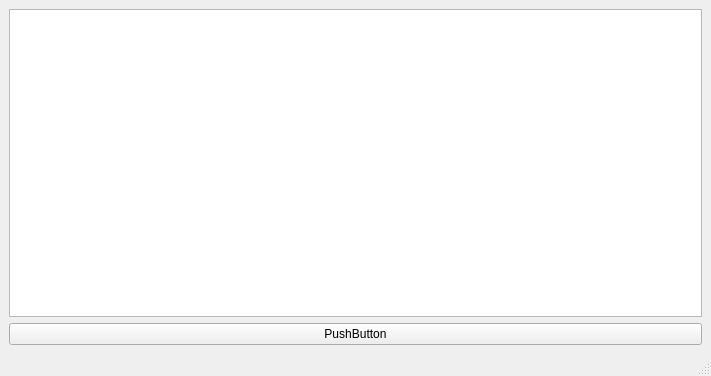
<?xml version="1.0" encoding="UTF-8"?>
<ui version="4.0">
 <class>MainWindow</class>
 <widget class="QMainWindow" name="MainWindow">
  <property name="geometry">
   <rect>
    <x>0</x>
    <y>0</y>
    <width>711</width>
    <height>376</height>
   </rect>
  </property>
  <property name="windowTitle">
   <string>MainWindow</string>
  </property>
  <widget class="QWidget" name="centralwidget">
   <layout class="QVBoxLayout" name="verticalLayout">
    <item>
     <widget class="QListWidget" name="listWidget"/>
    </item>
    <item>
     <widget class="QPushButton" name="pushButton">
      <property name="text">
       <string>PushButton</string>
      </property>
     </widget>
    </item>
   </layout>
  </widget>
  <widget class="QMenuBar" name="menubar">
   <property name="geometry">
    <rect>
     <x>0</x>
     <y>0</y>
     <width>711</width>
     <height>21</height>
    </rect>
   </property>
  </widget>
  <widget class="QStatusBar" name="statusbar"/>
 </widget>
 <resources/>
 <connections/>
</ui>
